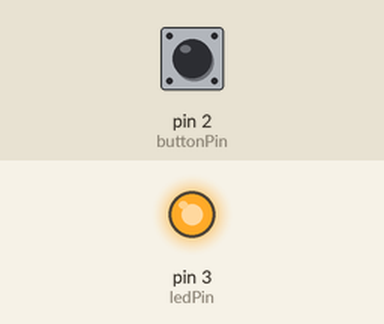
This sketch was run on a simulated Arduino Nano, built with avr-gcc and run on an emulated ATmega328P. On the bench: output pins drawn as LEDs (lit = HIGH). Dashed ring = blinking. The test bench sets the inputs (shaded band); at power-on: pin 2 (buttonPin) HIGH.

Above: at 1.2 s.
1.3 s: pin 2 (buttonPin) pulled LOW for 0.15 s
At 3.1 s:
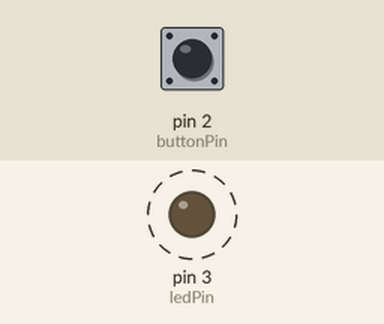
Timing chart, 0 to 10.4 s (numbered marks = the images above; inputs shaded):
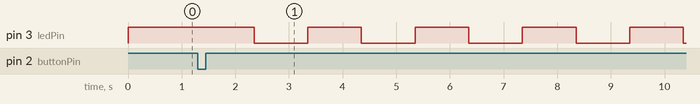

Measured:
- after the input at 1.3 s, pin 3 (ledPin): alternates HIGH for 1.0 s and LOW for 1.0 s, starting after 1.1 s

The sketch:

sketch_LEDBlinking.ino
```cpp
/*
  ARDUINO NANO
  BUTTON + LED

  LED:
  Positive (+) = D3
  Negative (-) = GND

  BUTTON MODULE:
  IN  = D2
  VCC = 5V
  GND = GND
*/

// =================================
// PIN DEFINITIONS
// =================================

const int ledPin = 3;
const int buttonPin = 2;

// =================================
// VARIABLES
// =================================

// 0 = Steady
// 1 = Slow blink
// 2 = Medium blink
// 3 = Fast blink

int mode = 0;

int buttonState = HIGH;
int lastButtonState = HIGH;

unsigned long lastDebounceTime = 0;
unsigned long lastBlinkTime = 0;

const unsigned long debounceDelay = 50;

// Blinking intervals in milliseconds
const unsigned long slowInterval = 1000;
const unsigned long mediumInterval = 500;
const unsigned long fastInterval = 150;

bool ledState = HIGH;


// =================================
// SETUP
// =================================

void setup() {

  pinMode(ledPin, OUTPUT);

  // Button module uses digital output
  pinMode(buttonPin, INPUT);

  // Initial state: LED ON
  digitalWrite(ledPin, HIGH);

}


// =================================
// MAIN LOOP
// =================================

void loop() {

  // Read button
  int reading = digitalRead(buttonPin);

  // Debounce button
  if (reading != lastButtonState) {
    lastDebounceTime = millis();
  }

  if ((millis() - lastDebounceTime) > debounceDelay) {

    if (reading != buttonState) {

      buttonState = reading;

      // Button pressed (assuming active LOW)
      if (buttonState == LOW) {

        mode++;

        // Return to steady lighting after fourth press
        if (mode > 3) {
          mode = 0;
        }

        lastBlinkTime = millis();
        ledState = HIGH;

      }
    }
  }

  lastButtonState = reading;


  // =================================
  // LED MODES
  // =================================

  // MODE 0: STEADY LIGHT
  if (mode == 0) {

    digitalWrite(ledPin, HIGH);

  }


  // MODE 1: SLOW BLINK
  else if (mode == 1) {

    blinkLED(slowInterval);

  }


  // MODE 2: MEDIUM BLINK
  else if (mode == 2) {

    blinkLED(mediumInterval);

  }


  // MODE 3: FAST BLINK
  else if (mode == 3) {

    blinkLED(fastInterval);

  }

}


// =================================
// BLINK FUNCTION
// =================================

void blinkLED(unsigned long interval) {

  if (millis() - lastBlinkTime >= interval) {

    lastBlinkTime = millis();

    ledState = !ledState;

    digitalWrite(ledPin, ledState);

  }

}
```
